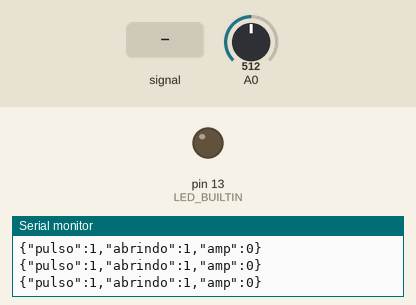
Simulated run of this program. Board: Arduino Uno, built with avr-gcc and run on an emulated ATmega328P. Shown: output pins drawn as LEDs (lit = HIGH), the last lines printed to the serial monitor. The inputs (shaded band) are chosen by the test bench; at power-on: A0 = 512.

Above: at 1.4 s.
1.5 s: A0 fed a 2 Hz sine of ±306 counts around its level
At 3.46 s:
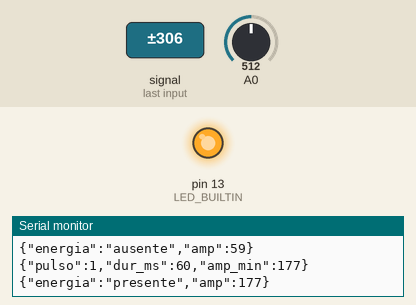
4.5 s: A0 set to 716
7.5 s: A0 fed a 200 Hz sine of ±255 counts around its level
At 8.3 s:
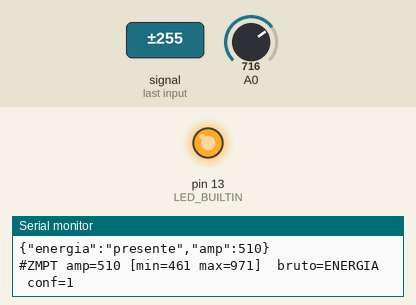
10.5 s: A0 set to 501
At 11.2 s:
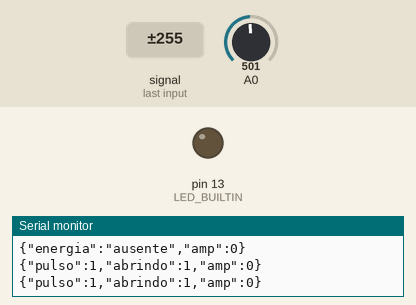
Timing chart, 0 to 13.1 s (numbered marks = the images above; inputs shaded):
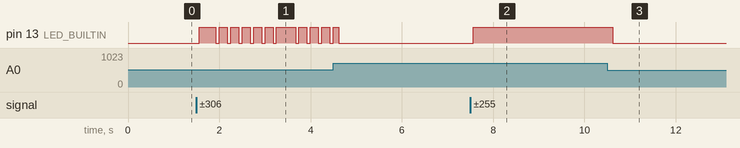

Measured:
- after the input at 1.5 s, pin 13 (LED_BUILTIN): goes HIGH 0.36 s, 5 × (LOW 0.08 s, HIGH 0.18 s), LOW 0.08 s, HIGH 0.42 s, 3 × (LOW 0.08 s, HIGH 0.18 s), LOW 0.08 s, then HIGH, starting after 0.06 s
- after the input at 7.5 s, pin 13 (LED_BUILTIN): LOW → HIGH after 0.07 s
- after the input at 10.5 s, pin 13 (LED_BUILTIN): HIGH → LOW after 0.12 s

The program:

main.cpp
```cpp
// =============================================================
// SENSOR DE QUEDAS — Monitor de Energia   (v3.2)
// Arduino Uno (ATmega328P)
//
// COMO DETECTA — DIRETO NA RUA
// ----------------------------
// O ZMPT101B esta ligado na rede e sua saida cai no A0. Nao ha
// intermediario: o Arduino ve a alternada da rua, chega e vai.
//
//   rua ALIDADE      -> sinal alternada no A0, amplitude ~424
//   rua SEM energia  -> so ruido, amplitude ~7
//
// E o mesmo metodo da v1, calibrado em campo: uma janela de
// 500 amostras (~55 ms, ~3,3 ciclos de 60 Hz) e a amplitude
// pico-a-pico decide.
//
// O QUE MUDOU NA v3.2 — QUEDA CURTA
// ---------------------------------
// A v3.1 so via queda longa. A janela era de 165 ms e o Arduino
// exigia 3 leituras identicas antes de falar: um pulso de 300 ms
// morria antes de ser reportado, e o ESP32 ficava sem saber que
// ele existiu.
//
// A v3.2 enxerga o pulso inteiro:
//   - janela caiu de 165 ms para 55 ms (pulso de 100 ms ocupa ~2)
//   - o Arduino parou de filtrar (CONFIRMACOES 1) e passou a
//     reportar CADA pulso com a duracao medida
//   - o debounce que move o Discord/Pushbullet foi para o ESP32,
//     que tem relogio, memoria e contexto para juntar varios
//     pulsos num relatorio so
//
// Contrato da UART (9600 -> ESP32):
//   {"boot":"Sensor OK","versao":"3.2"}
//   {"energia":"presente|ausente","amp":N}
//   {"pulso":1,"dur_ms":N,"amp_min":N}          <- pulso terminou
//   {"pulso":1,"abrindo":1,"amp":N}             <- pulso em curso
//
// O QUE SAIU DAQUI (v3.0 -> v3.1)
// -------------------------------
// A leitura da Vcc pelo bandgap interno foi REMOVIDA. Ela
// inferia a queda pela troca tomada -> power bank na propria
// alimentacao do chip. Isso pedia calibracao de limiar, dependia
// do power bank assumir limpo (havia risco de pass-through), nao
// media a rua e ainda quebrava se o banco mudasse de tensao.
// Com o ZMPT medindo a rua, aquilo era redundante e so trazia
// ponto de falha. Foram tambem removidos os campos "fonte" e "vcc".
//
// Linhas de diagnostico comecam com "#" — o ESP32 ignora.
// LED aceso = QUEDA (sem servico), como na v1.
//
// AVISO: o lado de ENTRADA do ZMPT fica na rede (127/220 V).
// Nao toque nos terminais de entrada com a placa alimentada.
// =============================================================

#include <Arduino.h>

// ---------------- calibracao -----------------
// Amplitude minima (contagens pico-a-pico do ADC) para considerar
// que existe energia na rua.
//
// Medido nesta instalacao:
//   rua ligada    -> amp ~424
//   rua desligada -> amp ~7
//
// O limiar 65 fica com folga dos dois lados: 9x acima do ruido e
// 6.5x abaixo do sinal. E o mesmo limiar de campo da v1.
#define LIMITE_AMPLITUDE 65

// Debounce do Arduino. ANTES era 3 — e isso engolia queda curta: um
// pulso de 300 ms nunca sobrevivia a 3 leituras identicas de 500 ms,
// entao o ESP32 nunca via o pulso existir.
//
// Agora e 1: o Arduino reporta TUDO que observa, sem filtrar. Quem
// decide o que vira alerta e o ESP32, que tem relogio, memoria e
// contexto (ver "relatorio de pulso" em esp32/src/monitor_core.cpp).
//
// O debounce NAO sumiu — mudou de lugar. O estado
// "presente|ausente" que move Discord/Pushbullet continua exigindo
// 3 confirmacoes, la no ESP32.
#define CONFIRMACOES 1

// Janela de amostragem: 500 leituras ~55 ms (~3,3 ciclos de 60 Hz)
//
// ANTES era 1500 (~165 ms). Mudou para capturar QUEDA CURTA: com
// 165 ms de janela, um pulso de 100 ms cabia inteiro dentro de UMA
// amostragem e a amplitude media continuava alta — o pulso sumia
// antes de sair do Arduino. Com 55 ms um pulso de 100 ms ocupa ~2
// janelas e aparece.
//
// CUSTO: 55 ms cobre so 3,3 periodos de 60 Hz, entao a FREQUENCIA
// medida numa unica janela oscila (53..71 Hz em campo). Para
// recuperar o numero confiavel, medimos f como media de 20 janelas
// (~1 s) — ver medirFrequencia(). Isso nao afeta a deteccao de
// pulso, que olha so a amplitude.
#define AMOSTRAS 500

// Limiar de cruzamento para medir a FREQUENCIA (diagnostico).
// A saida do ZMPT fica centrada em ~Vcc/2, entao 511 e o meio.
#define LIMIAR_CRUZ 511

// Ritmo de leitura (ms).
//
// ATENCAO — isto NAO e um delay() fixo. e o ALVO de um ciclo que se
// auto-ajusta. Antes o loop fazia delay(500) e o ciclo real levava
// ~665 ms (165 de janela + 500 de delay). Um pulso de 300 ms nascia
// e morria DENTRO do delay, e o Arduino nunca chegava a ve-lo. E
// justamente o caso que a v3.2 existe para pegar.
//
// O ciclo mede quando comecou e so espera o que falta. A janela de
// 55 ms e o que consome; nao ha folga programada em cima.
#define CICLO_MS 60

// -----------------------------------------------------------------
// IMPRESSAO COMPARTILHADA
// -----------------------------------------------------------------
// O gargalo deste firmware NAO e o ADC — e a serial. 9600 baud da
// 960 bytes/s, e o Arduino nao tem FIFO de transmissao: enquanto o
// byte nao sai, ele fica travado em espera, cego para a rede.
//
// Uma linha de diagnostico + uma de JSON sao ~101 ms. Se isso
// rodasse a cada ciclo, o firmware passaria ~58% do tempo BLOCKADO
// esperando serial — e um pulso de 200 ms passaria embaixo do radar
// justamente por causa da propria telemetria.
//
// Por isso: o diagnostico sai so em DIAG_MS, e o JSON do estado so
// quando o estado MUDA (ou no heartbeat). O tempo entre eles fica
// livre para o Arduino olhar a rede.
#define DIAG_MS 2000          // linhas # de diagnostico
#define HEARTBEAT_MS 5000     // reenvio do estado mesmo sem mudanca
unsigned long ultimaDiag = 0;
unsigned long ultimoEstado = 0;

// -------------------------------------------------------------
bool bruta = false;             // ultima leitura bruta
int contador = 0;               // leituras identicas seguidas
bool confirmado = false;        // estado confirmado
bool confirmadoValido = false;  // ja houve a 1a confirmacao
int amplitude = 0;              // p-p da ultima janela
int minimo = 0, maximo = 0;     // bordas da ultima janela
bool estadoEnviado = false;     // ja mandamos o estado no UART
bool ultimoEstadoEnviado = false;  // ultimo estado que saiu
#define PULSO_ABRINDO_MS 200    // "pulso em curso" a cada 200 ms
unsigned long ultimaAbertura = 0;
int saturadas = 0;              // amostras na borda (0 ou 1023)

// --- medicao de duracao do pulso (v3.2) ---
// O Arduino e quem melhor enxerga o limiar: ele esta amostrando a
// rede 500 vezes por janela. Medir a duracao aqui evita confiar na
// hora do ESP32 para pulsos de dezenas de milissegundos.
//
// tsInicioPulso vale 0 quando nao ha pulso em andamento.
unsigned long tsInicioPulso = 0;   // millis() do comeco do pulso
unsigned long durUltimoPulso = 0;  // duracao do ultimo pulso (ms)
bool pulsoReportado = false;       // ja mandamos a linha do pulso

// =============================================================
// JANELA DE AMOSTRAGEM
// =============================================================
// Uma passada so: min/max (amplitude) E subidas acima do limiar
// (frequencia). Medir os dois na mesma passada economiza ~165 ms
// por ciclo e garante que os dois numeros descrevem o MESMO
// trecho de sinal.
// =============================================================
static int medirJanela(unsigned long& usDecorrido) {
    minimo = 1023;
    maximo = 0;
    saturadas = 0;
    int anterior = analogRead(A0);
    int subidas = 0;

    unsigned long t0 = micros();
    for (int i = 0; i < AMOSTRAS; i++) {
        int leitura = analogRead(A0);
        if (leitura < minimo) minimo = leitura;
        if (leitura > maximo) maximo = leitura;
        if (leitura <= 0 || leitura >= 1023) saturadas++;
        if (anterior < LIMIAR_CRUZ && leitura >= LIMIAR_CRUZ) subidas++;
        anterior = leitura;
    }
    usDecorrido = micros() - t0;

    amplitude = maximo - minimo;
    return subidas;
}

void setup() {
    Serial.begin(9600);
    pinMode(LED_BUILTIN, OUTPUT);
    pinMode(A0, INPUT);
    delay(100);

    Serial.println(F("{\"boot\":\"Sensor OK\",\"versao\":\"3.2\"}"));
    Serial.println(F("# v3.2: ZMPT no A0 — deteccao direta da rua"));
    Serial.println(F("# (metodo Vcc/jack/USB removido)"));
    Serial.println(F("# v3.2: janela 55 ms, debounce 1, reporta PULSO"));
    Serial.print(F("# limiar amplitude="));
    Serial.println(LIMITE_AMPLITUDE);
}

void loop() {
    unsigned long tCiclo = millis();   // para fechar o ciclo em CICLO_MS
    unsigned long janelaUs = 0;
    int subidas = medirJanela(janelaUs);

    // Frequencia: MEDIA de varias janelas, nao a de uma so.
    //
    // Uma janela de 55 ms cobre 3,3 periodos de 60 Hz, entao a
    // contagem de subidas numa unica janela oscila (53..71 Hz em
    // campo). Somando ~20 janelas (~1 s) o erro se dilui e o numero
    // volta a ser estavel — 59.5 Hz, como era com a janela longa.
    //
    // Apenas quando ha sinal: sem rua, o cruzamento e sorteio do
    // ruido e a media nao faria sentido.
    static unsigned long somaSubidas = 0;
    static unsigned long somaUs = 0;
    static byte janelasContadas = 0;
    static long freqMediaCx = -1;   // persiste entre as medições
    long freqCx = -1;               // o que sai nesta linha de diag

    if (amplitude >= LIMITE_AMPLITUDE && subidas > 0 && janelaUs > 0) {
        somaSubidas += subidas;
        somaUs += janelaUs;
        janelasContadas++;
        if (janelasContadas >= 20 && somaUs > 0) {
            freqMediaCx = (long) ((somaSubidas * 10000000UL) / somaUs);
            somaSubidas = 0;
            somaUs = 0;
            janelasContadas = 0;
        }
        freqCx = freqMediaCx;      // disponivel mesmo entre medições
    } else if (amplitude < LIMITE_AMPLITUDE) {
        // Caiu a rua: zera o acumulador para nao misturar uma janela
        // velha de rua com o ruido de depois, e some a frequencia —
        // sem sinal nao ha que se falar em 60 Hz.
        somaSubidas = 0;
        somaUs = 0;
        janelasContadas = 0;
        freqMediaCx = -1;
    }

    bool bruto = amplitude >= LIMITE_AMPLITUDE;

    // Debounce: exige CONFIRMACOES leituras identicas seguidas
    if (bruto == bruta) {
        if (contador < CONFIRMACOES) contador++;
    } else {
        bruta = bruto;
        contador = 1;
    }
    if (contador >= CONFIRMACOES) {
        confirmado = bruta;
        confirmadoValido = true;
    }

    // --- v3.2: duracao do pulso ---
    // Com o debounce em 1, "bruta" muda ja na primeira janela que
    // enxerga a borda. A resolucao e ~60 ms no pior caso, e melhor
    // quando o pulso cai no meio de uma janela.
    unsigned long agoraMs = millis();
    if (!bruto && tsInicioPulso == 0) {
        tsInicioPulso = agoraMs;      // comecou a cair
        durUltimoPulso = 0;
        pulsoReportado = false;
    } else if (bruto && tsInicioPulso != 0) {
        durUltimoPulso = agoraMs - tsInicioPulso;
        tsInicioPulso = 0;            // terminou
    }

    // Diagnostico (o ESP32 ignora linhas que nao comecam com "{")
    //
    // Só a cada DIAG_MS — ver a nota em DIAG_MS ali em cima. Custa
    // ~65 ms de serial, entao rodar a cada ciclo de 60 ms seria um
    // tiro no pé.
    if (agoraMs - ultimaDiag >= DIAG_MS) {
      ultimaDiag = agoraMs;
      Serial.print(F("#ZMPT amp="));
      Serial.print(amplitude);
      Serial.print(F(" [min="));
      Serial.print(minimo);
      Serial.print(F(" max="));
      Serial.print(maximo);
      Serial.print(F("]"));
      if (freqCx >= 0) {
        Serial.print(F(" f="));
        Serial.print(freqCx / 10);
        Serial.print('.');
        Serial.print(freqCx % 10);
        Serial.print(F("Hz"));
      }
      Serial.print(F("  bruto="));
      Serial.print(bruto ? F("ENERGIA") : F("SEM-ENERGIA"));
      Serial.print(F("  conf="));
      Serial.print(confirmadoValido ? contador : 0);
      if (saturadas > AMOSTRAS / 10) {
          Serial.print(F("  !! SATURADO (sinal tocando 0/1023)"));
      }
      Serial.println();
    }

    // Relatorio de PULSO — a novidade da v3.2.
    //
    // Reporta cada queda e cada volta como um evento proprio, com a
    // duracao medida. O ESP32 e quem decide o que vira alerta; aqui
    // a regra e "nao esconder nada".
    //
    // A linha "pulso" e ANTES da de estado de proposito: quando um
    // pulso curto sobe e desce entre duas janelas de estado, ela e a
    // unica prova de que o pulso existiu.
    if (tsInicioPulso == 0 && durUltimoPulso > 0 && !pulsoReportado) {
        pulsoReportado = true;
        Serial.print(F("{\"pulso\":1,\"dur_ms\":"));
        Serial.print(durUltimoPulso);
        Serial.print(F(",\"amp_min\":"));
        Serial.print(amplitude);      // amplitude na janela do retorno
        Serial.println(F("}"));
        durUltimoPulso = 0;
    }

    // Pulso EM ANDAMENTO: avisa o ESP32 de que a queda nao terminou
    // (sem isso, um blecaute longo pareceria um pulso de duracao zero
    // quando o ESP32 fosse religado no meio dele).
    //
    // A cada PULSO_ABRINDO_MS, nao a cada ciclo: 34 ms a cada 200 ms
    // em vez de 34 ms a cada 60 ms. Um pulso de 300 ms ainda manda 1.
    if (tsInicioPulso != 0 && agoraMs - ultimaAbertura >= PULSO_ABRINDO_MS) {
        ultimaAbertura = agoraMs;
        Serial.print(F("{\"pulso\":1,\"abrindo\":1,\"amp\":"));
        Serial.print(amplitude);
        Serial.println(F("}"));
    }

    // Estado no contrato do gateway. So a partir da 1a confirmacao,
    // igual a v1: evita publicar um estado errado logo no boot.
    //
    // So imprime quando o estado MUDA, ou no heartbeat de 5 s (para
    // o ESP32 nao achar que o Arduino morreu). Em repouso isto custa
    // 34 ms a cada 5 s — em vez de 34 ms a cada 60 ms.
    bool mudou = !estadoEnviado || confirmado != ultimoEstadoEnviado;
    if (confirmadoValido && (mudou || agoraMs - ultimoEstado >= HEARTBEAT_MS)) {
        estadoEnviado = true;
        ultimoEstadoEnviado = confirmado;
        ultimoEstado = agoraMs;
        Serial.print(F("{\"energia\":\""));
        Serial.print(confirmado ? F("presente") : F("ausente"));
        Serial.print(F("\",\"amp\":"));
        Serial.print(amplitude);
        Serial.println(F("}"));
    }

    // LED aceso = QUEDA (sem servico)
    digitalWrite(LED_BUILTIN, confirmado ? HIGH : LOW);

    // Espera o RESTO do ciclo. A janela (~55 ms) ja consumiu quase
    // tudo; o que falta e so o folgado. delay() fixo aqui criaria o
    // buraco que a v3.2 existe para eliminar.
    unsigned long gasto = millis() - tCiclo;
    if (gasto < CICLO_MS) delay(CICLO_MS - gasto);
}
```
